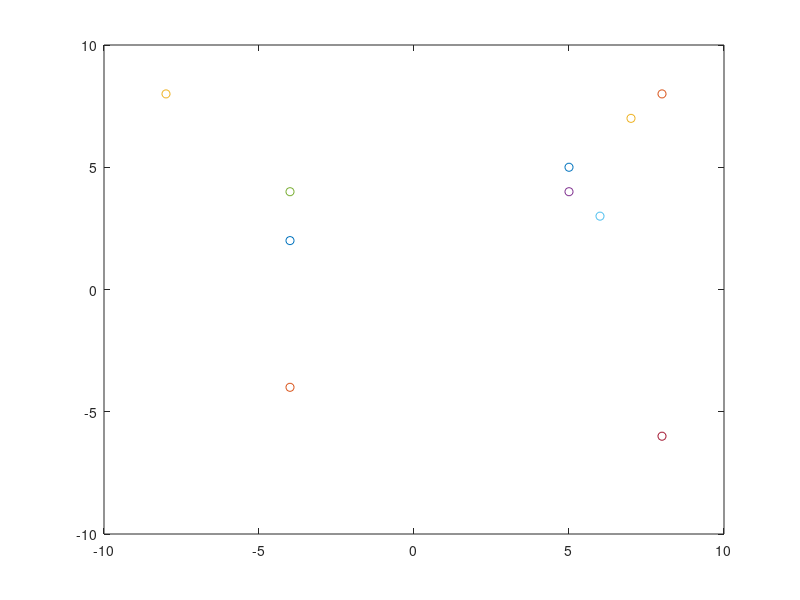

This figure's MATLAB source: (Note: this script raises an error after producing the figure.)


for i = 1:10
    signs = randsample([-1 1], 2, true);
    xcoord(i) = randi([3 8],1);
    ycoord(i) = xcoord(i) - randi([0 3],1);
    xcoord(i) = xcoord(i)*signs(1);
    ycoord(i) = ycoord(i)*signs(2);
    plot(xcoord(i),ycoord(i),'o');
    
    hold on
    
end
    axis([-10 10 -10 10]);
close all
figure;

for i = 1:100
        signs = randsample([-1 1], 2, true);
    xcoord(i) = randi([3 8],1);
    ycoord(i) = xcoord(i) - randi([0 3],1);
    xcoord(i) = xcoord(i)*signs(1);
    ycoord(i) = ycoord(i)*signs(2);
    [theta(i) rho(i)] = cart2pol(xcoord(i), ycoord(i));
    if (mod(theta(i),(.5)*pi) < (1/3)*pi) && (mod(theta(i),(.5)*pi) > (1/6)*pi)
        polarplot(theta(i), rho(i),'bo');
    else
        polarplot(theta(i), rho(i),'ro');
    end
    hold on
    
end
axis([0 360 0 10]);
